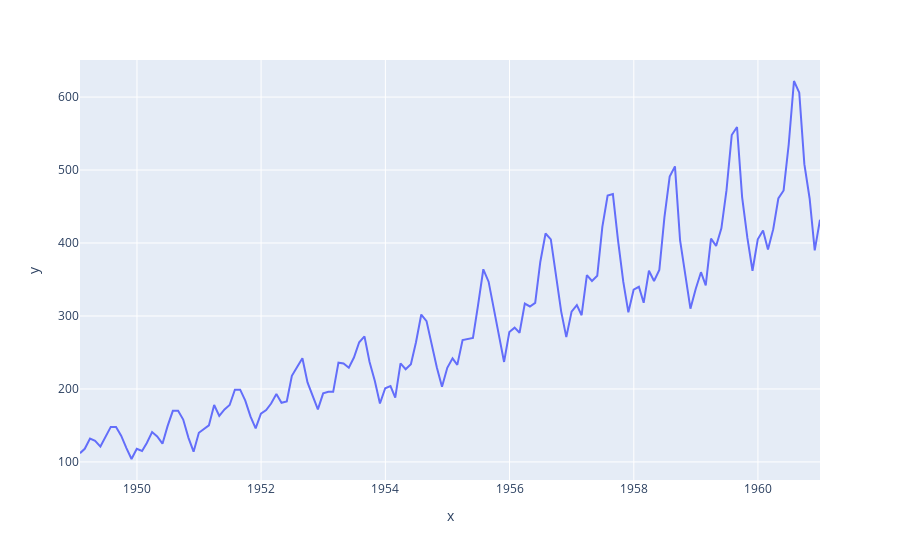

The notebook cell this image was saved under:
### Code cell
fig=px.line(x=air['Month'],y=air['AirPassengers']) ### 1949 
fig.show()

### Figure 1 — Plotly figure (JSON) as saved in the notebook; plotly's stock layout.template omitted (floating-point values rounded to 4 significant figures; data arrays with more than 128 entries replaced by an {"elided": "..."} marker saying what was removed)
{"data": [{"hovertemplate": "x=%{x}<br>y=%{y}<extra></extra>", "legendgroup": "", "line": {"color": "#636efa", "dash": "solid"}, "mode": "lines", "name": "", "showlegend": false, "type": "scatter", "x": {"elided": "144 str values"}, "xaxis": "x", "y": {"elided": "144 int values"}, "yaxis": "y"}], "layout": {"legend": {"tracegroupgap": 0}, "margin": {"t": 60}, "xaxis": {"anchor": "y", "domain": [0, 1], "title": {"text": "x"}}, "yaxis": {"anchor": "x", "domain": [0, 1], "title": {"text": "y"}}}}
